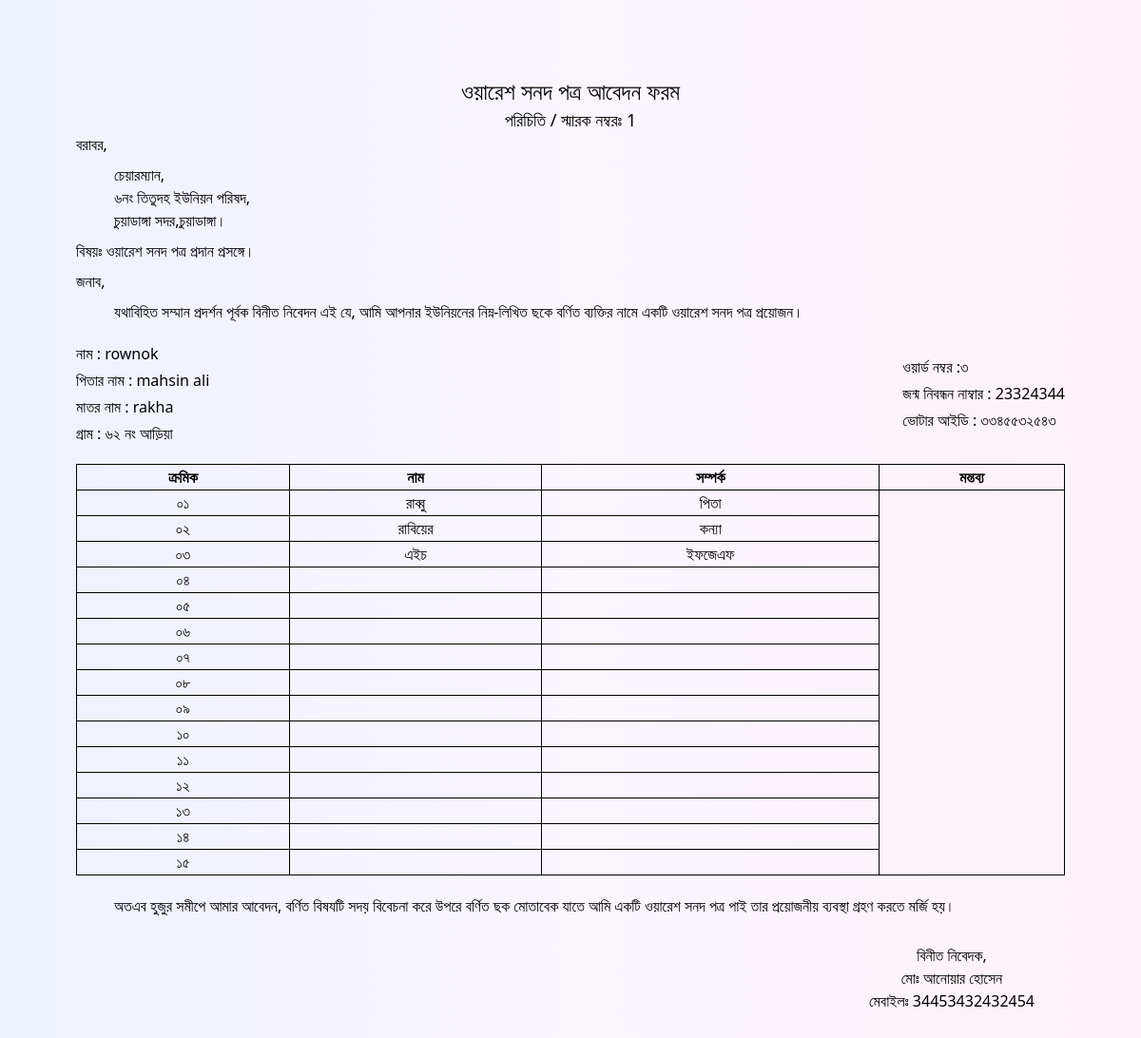
Screenshot of /waresabedonreport.php?id=2 (signed in) with the database file from the repository.
### tables this page shows
CREATE TABLE `wares` (
  `id` int(11) NOT NULL,
  `sarok` varchar(255) NOT NULL,
  `name` varchar(255) NOT NULL,
  `fathername` varchar(255) NOT NULL,
  `mothername` varchar(255) NOT NULL,
  `gram` varchar(255) NOT NULL,
  `word` varchar(255) NOT NULL,
  `deathno` varchar(255) NOT NULL,
  `voterid` varchar(255) NOT NULL,
  `mobileno` varchar(255) NOT NULL,
  `aname` varchar(255) NOT NULL,
  `w1` varchar(255) DEFAULT NULL,
  `w2` varchar(255) DEFAULT NULL,
  `w3` varchar(255) DEFAULT NULL,
  `w4` varchar(255) DEFAULT NULL,
  `w5` varchar(255) DEFAULT NULL,
  `w6` varchar(255) DEFAULT NULL,
  `w7` varchar(255) DEFAULT NULL,
  `w8` varchar(255) DEFAULT NULL,
  `w9` varchar(255) DEFAULT NULL,
  `w10` varchar(255) DEFAULT NULL,
  `w11` varchar(255) DEFAULT NULL,
  `w12` varchar(255) DEFAULT NULL,
  `w13` varchar(255) DEFAULT NULL,
  `w14` varchar(255) DEFAULT NULL,
  `w15` varchar(255) DEFAULT NULL,
  `r1` varchar(255) DEFAULT NULL,
  `r2` varchar(255) DEFAULT NULL,
  `r3` varchar(255) DEFAULT NULL,
  `r4` varchar(255) DEFAULT NULL,
  `r5` varchar(255) DEFAULT NULL,
  `r6` varchar(255) DEFAULT NULL,
  `r7` varchar(255) DEFAULT NULL,
  `r8` varchar(255) DEFAULT NULL,
  `r9` varchar(255) DEFAULT NULL,
  `r10` varchar(255) DEFAULT NULL,
  `r11` varchar(255) DEFAULT NULL,
  `r12` varchar(255) DEFAULT NULL,
  `r13` varchar(255) DEFAULT NULL,
  `r14` varchar(255) DEFAULT NULL,
  `r15` varchar(255) DEFAULT NULL
);

### waresabedonreport.php (the view, shortened to what this page needs)
<?php
include '_dbconnect.php';
if (isset($_REQUEST['id'])) {
    $rid = $_REQUEST['id'];
    $query = "SELECT * FROM `wares` WHERE id=$rid";
    $poriciti = mysqli_query($con, $query);
    $result = mysqli_fetch_array($poriciti);
}
?>
<!DOCTYPE html>
<html lang="en" dir="ltr">
<head>
    <script src="https://cdn.tailwindcss.com"></script>
</head>
<body class='bg-gradient-to-r from-indigo-50 via-purple-50 to-pink-50 z-40 mb-10'>
    <div class='px-20 py-20 relative'>
        <?php
        $rid = $result['sarok'];
        $name = $result['name'];
        $fathername = $result['fathername'];
        $mothername = $result['mothername'];
        $gram = $result['gram'];
        $word = $result['word'];
        $birthno = $result['deathno'];
        $voterid = $result['voterid'];
        $mobileno = $result['mobileno'];
        $w1 = $result['w1'];
        $w2 = $result['w2'];
        $w3 = $result['w3'];
        $w4 = $result['w4'];
        $w5 = $result['w5'];
        $w6 = $result['w6'];
        $w7 = $result['w7'];
        $w8 = $result['w8'];
        $w9 = $result['w9'];
        $w10 = $result['w10'];
        $w11 = $result['w11'];
        $w12 = $result['w12'];
        $w13 = $result['w13'];
        $w14 = $result['w14'];
        $w15 = $result['w15'];
        $r1 = $result['r1'];
        $r2 = $result['r2'];
        $r3 = $result['r3'];
        $r4 = $result['r4'];
        $r5 = $result['r5'];
        $r6 = $result['r6'];
        $r7 = $result['r7'];
        $r8 = $result['r8'];
        $r9 = $result['r9'];
        $r10 = $result['r10'];
        $r11 = $result['r11'];
        $r12 = $result['r12'];
        $r13 = $result['r13'];
        $r14 = $result['r14'];
        $r15 = $result['r15'];
        ?>
        <p class='text-center font-medium text-2xl'>ওয়ারেশ সনদ পত্র আবেদন ফরম</p>
        <p class='text-center font-medium text-lg'>পরিচিতি / স্মারক নম্বরঃ <span><?= $rid ?></span></p>
        <p>বরাবর,</p>
        <p class="ml-10 my-2">চেয়ারম্যান, <br>
            ৬নং তিতুদহ ইউনিয়ন পরিষদ, <br>
            চুয়াডাঙ্গা সদর,চুয়াডাঙ্গা।
        </p>
        <p>বিষয়ঃ ওয়ারেশ সনদ পত্র প্রদান প্রসঙ্গে।</p>
        <p class='my-2'>জনাব,</p>
        <p class="ml-10 my-2">যথাবিহিত সম্মান প্রদর্শন পূর্বক বিনীত নিবেদন এই যে, আমি আপনার ইউনিয়নের নিম্ন-লিখিত ছকে বর্ণিত ব্যক্তির নামে একটি ওয়ারেশ সনদ পত্র প্রয়োজন।</p>
        <div class='flex justify-between items-center my-5'>
            <div class="space-y-1">
                <p class=''> নাম : <span><?= $name ?></span> </p>
                <p class=''>পিতার নাম : <span><?= $fathername ?></span> </p>
                <p class=''>মাতর নাম : <span><?= $mothername ?></span> </p>
                <p class=''>গ্রাম : <span><?= $gram ?></span> </p>
            </div>
            <div class="space-y-1">
                <p class=''>ওয়ার্ড নম্বর :<span><?= $word ?></span> </p>
                <p class=''>জন্ম নিবন্ধন নাম্বার : <span><?= $birthno ?></span> </p>
                <p class=''>ভোটার আইডি : <span><?= $voterid ?></span> </p>
            </div>
        </div>
        <table class='w-full table border border-black rounded-lg'>
            <thead>
                <tr>
                    <th class='border border-black'>ক্রমিক</th>
                    <th class='border border-black'>নাম</th>
                    <th class='border border-black'>সম্পর্ক</th>
                    <th class='border border-black'>মন্তব্য</th>
                </tr>
            </thead>
            <tbody>
                <tr>
                    <td class='border border-black text-center'>০১</td>
                    <td class='border border-black text-center'><?= $w1 ?></td>
                    <td class='border border-black text-center'><?= $r1 ?></td>
                </tr>
                <tr>
                    <td class='border border-black text-center'>০২</td>
                    <td class='border border-black text-center'><?= $w2 ?></td>
                    <td class='border border-black text-center'><?= $r2 ?></td>
                </tr>
                <tr>
                    <td class='border border-black text-center'>০৩</td>
                    <td class='border border-black text-center'><?= $w3 ?></td>
                    <td class='border border-black text-center'><?= $r3 ?></td>
                </tr>
                <tr>
                    <td class='border border-black text-center'>০৪</td>
                    <td class='border border-black text-center'><?= $w4 ?></td>
                    <td class='border border-black text-center'><?= $r4 ?></td>
                </tr>
                <tr>
                    <td class='border border-black text-center'>০৫</td>
                    <td class='border border-black text-center'><?= $w5 ?></td>
                    <td class='border border-black text-center'><?= $r5 ?></td>
                </tr>
                <tr>
                    <td class='border border-black text-center'>০৬</td>
                    <td class='border border-black text-center'><?= $w6 ?></td>
                    <td class='border border-black text-center'><?= $r6 ?></td>
                </tr>
                <tr>
                    <td class='border border-black text-center'>০৭</td>
                    <td class='border border-black text-center'><?= $w7 ?></td>
                    <td class='border border-black text-center'><?= $r7 ?></td>
                </tr>
                <tr>
                    <td class='border border-black text-center'>০৮</td>
                    <td class='border border-black text-center'><?= $w8 ?></td>
                    <td class='border border-black text-center'><?= $r8 ?></td>
                </tr>
                <tr>
                    <td class='border border-black text-center'>০৯</td>
                    <td class='border border-black text-center'><?= $w9 ?></td>
                    <td class='border border-black text-center'><?= $r9 ?></td>
                </tr>
                <tr>
                    <td class='border border-black text-center'>১০</td>
                    <td class='border border-black text-center'><?= $w10 ?></td>
                    <td class='border border-black text-center'><?= $r10 ?></td>
                </tr>
                <tr>
                    <td class='border border-black text-center'>১১</td>
                    <td class='border border-black text-center'><?= $w11 ?></td>
                    <td class='border border-black text-center'><?= $r11 ?></td>
                </tr>
                <tr>
                    <td class='border border-black text-center'>১২</td>
                    <td class='border border-black text-center'><?= $w12 ?></td>
                    <td class='border border-black text-center'><?= $r12 ?></td>
                </tr>
                <tr>
                    <td class='border border-black text-center'>১৩</td>
                    <td class='border border-black text-center'><?= $w13 ?></td>
                    <td class='border border-black text-center'><?= $r13 ?></td>
                </tr>
                <tr>
                    <td class='border border-black text-center'>১৪</td>
                    <td class='border border-black text-center'><?= $w14 ?></td>
                    <td class='border border-black text-center'><?= $r14 ?></td>
                </tr>
                <tr>
                    <td class='border border-black text-center'>১৫</td>
                    <td class='border border-black text-center'><?= $w15 ?></td>
                    <td class='border border-black text-center'><?= $r15 ?></td>
                </tr>
            </tbody>
        </table>
        <p class="ml-10 my-5">অতএব হুজুর সমীপে আমার আবেদন, বর্ণিত বিষযটি সদয় বিবেচনা করে উপরে বর্ণিত ছক মোতাবেক যাতে আমি একটি ওয়ারেশ সনদ পত্র পাই তার প্রয়োজনীয় ব্যবস্থা গ্রহণ করতে মর্জি হয়।</p>
        <div class=' absolute right-28 bottom-0 flex flex-col justify-end items-center'>
            <p>বিনীত নিবেদক,</p>
            <p>মোঃ আনোয়ার হোসেন</p>
            <p>মেবাইলঃ <span><?= $mobileno ?></span></p>
        </div>
    </div>
</body>
</html>

### rows the page displays
wares: sarok "1", name "rownok", fathername "mahsin ali", mothername "rakha", gram "৬২ নং আড়িয়া", word "৩", deathno "23324344", voterid "৩৩৪৫৫৩২৫৪৩", w1 "রাব্বু", r1 "পিতা", w2 "রাবিয়ের", r2 "কন্যা", w3 "এইচ", r3 "ইফজেএফ", mobileno "34453432432454"
